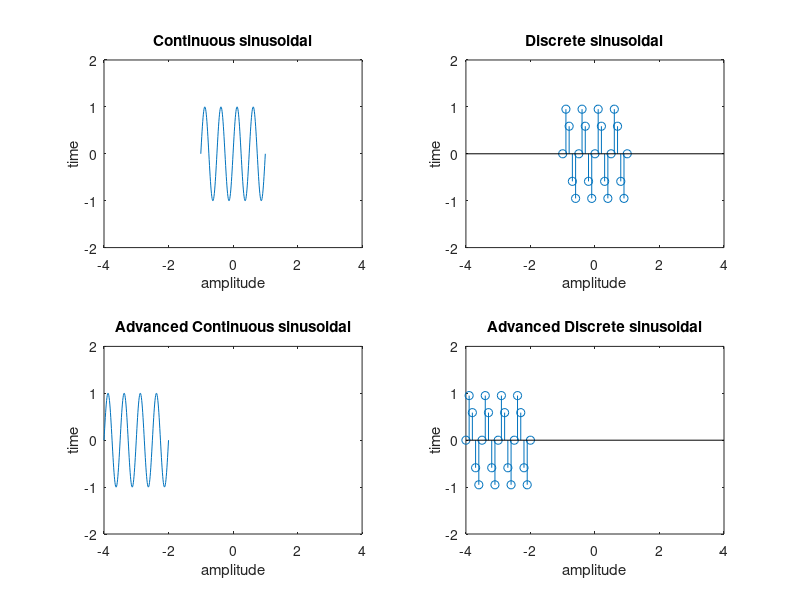

Write the MATLAB code that produced this figure.
t=-1:.01:1;
f=2;
a=1;
y=a*sin(2*pi*f*t);
subplot(2,2,1);
plot(t,y);
xlabel('amplitude');
ylabel('time');
axis([-4 4 -2 2]);
title('Continuous sinusoidal');

t=-1:.1:1;
f=2;
a=1;
y=a*sin(2*pi*f*t);
subplot(2,2,2);
stem(t,y);
xlabel('amplitude');
ylabel('time');
axis([-4 4 -2 2]);
title('Discrete sinusoidal');

t=-1:.01:1;
f=2;
a=1;
y=a*sin(2*pi*f*t);
subplot(2,2,3);
plot(t-3,y);
xlabel('amplitude');
ylabel('time');
axis([-4 4 -2 2]);
title('Advanced Continuous sinusoidal');

t=-1:.1:1;
f=2;
a=1;
y=a*sin(2*pi*f*t);
subplot(2,2,4);
stem(t-3,y);
xlabel('amplitude');
ylabel('time');
axis([-4 4 -2 2]);
title('Advanced Discrete sinusoidal');